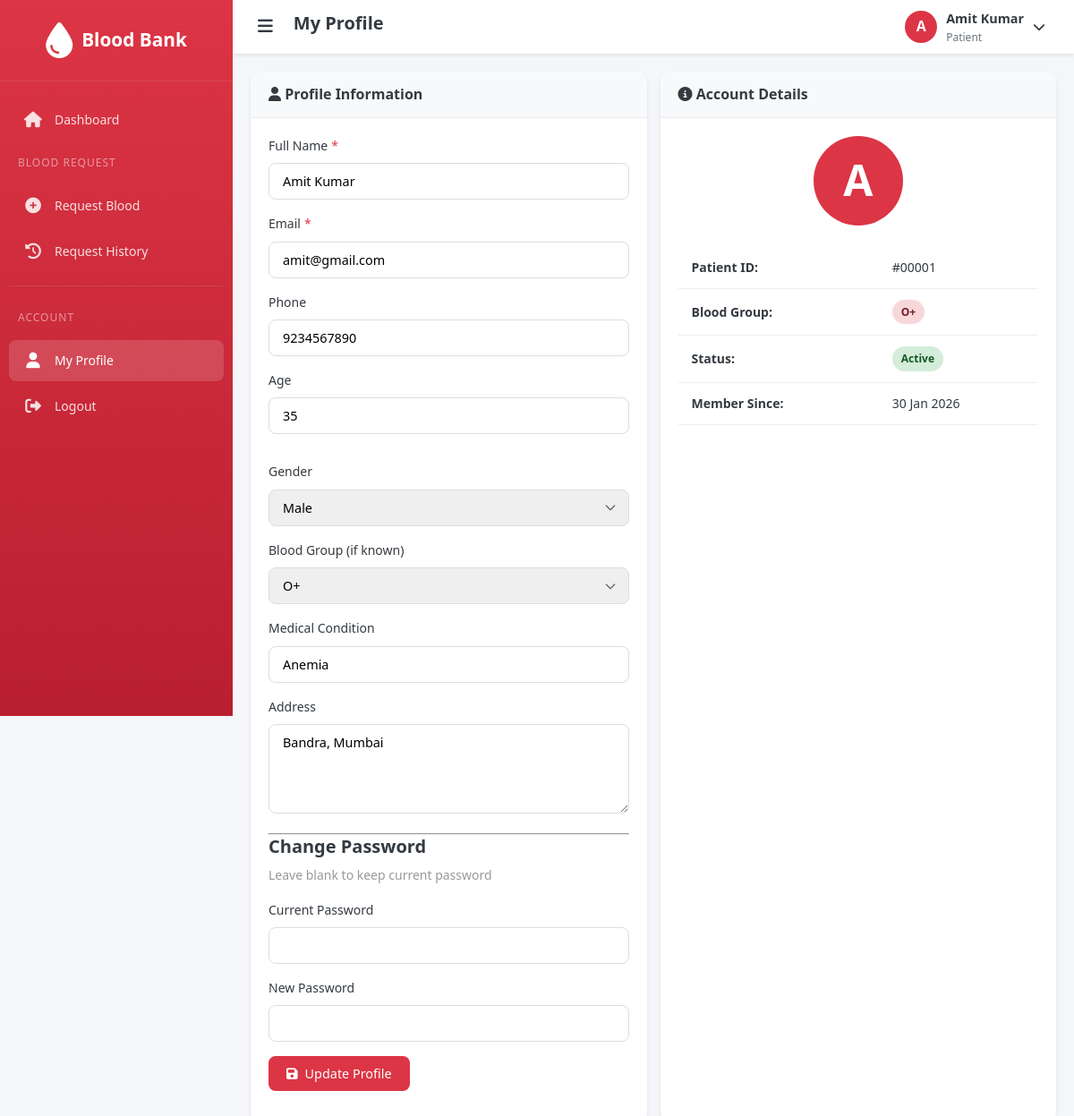
The page /patient/profile.php (signed in) on the database its author committed.
### tables this page shows
CREATE TABLE patient (
    id INT PRIMARY KEY AUTO_INCREMENT,
    user_id INT NOT NULL,
    blood_group_id INT,
    age INT,
    gender ENUM('Male', 'Female', 'Other'),
    address VARCHAR(255),
    disease VARCHAR(255),
    created_at TIMESTAMP DEFAULT CURRENT_TIMESTAMP,
    FOREIGN KEY (user_id) REFERENCES users(id) ON DELETE CASCADE,
    FOREIGN KEY (blood_group_id) REFERENCES blood_group(id) ON DELETE SET NULL
);

CREATE TABLE users (
    id INT PRIMARY KEY AUTO_INCREMENT,
    name VARCHAR(100) NOT NULL,
    email VARCHAR(100) UNIQUE NOT NULL,
    password VARCHAR(255) NOT NULL,
    phone VARCHAR(15),
    role ENUM('admin', 'bloodbank', 'donor', 'patient') NOT NULL,
    status ENUM('active', 'inactive', 'pending') DEFAULT 'active',
    created_at TIMESTAMP DEFAULT CURRENT_TIMESTAMP
);

CREATE TABLE blood_group (
    id INT PRIMARY KEY AUTO_INCREMENT,
    group_name VARCHAR(10) NOT NULL UNIQUE
);

### config/session.php (called while the page is built, shortened)
<?php
function getUserId() {
    return $_SESSION['user_id'] ?? null;
}
?>

### config/functions.php (called while the page is built, shortened)
<?php
require_once __DIR__ . '/database.php';
function getBloodGroups() {
    global $conn;
    $result = mysqli_query($conn, "SELECT * FROM blood_group ORDER BY group_name");
    return mysqli_fetch_all($result, MYSQLI_ASSOC);
}
function formatDate($date) {
    return date('d M Y', strtotime($date));
}
function getStatusBadge($status) {
    switch (strtolower($status)) {
        case 'approved':
        case 'active':
            return 'badge-success';
    }
}
function getPatientByUserId($userId) {
    global $conn;
    $userId = (int)$userId;
    $result = mysqli_query($conn, "SELECT p.*, u.name, u.email, u.phone, u.status, u.created_at, bg.group_name
                                   FROM patient p
                                   JOIN users u ON p.user_id = u.id
                                   LEFT JOIN blood_group bg ON p.blood_group_id = bg.id
                                   WHERE p.user_id = $userId");
    return mysqli_fetch_assoc($result);
}
?>

### patient/profile.php (the view, shortened to what this page needs)
<?php
require_once '../includes/header.php';
$bloodGroups = getBloodGroups();
require_once '../includes/patient_sidebar.php';
?>
<div class="form-row">
    <div class="card">
        <div class="card-header">
            <h3><i class="fas fa-user"></i> Profile Information</h3>
        </div>
        <div class="card-body">
            <form method="POST" action="" data-validate>
                <div class="form-group">
                    <label for="name" class="required">Full Name</label>
                    <input type="text" id="name" name="name" class="form-control" required
                           value="<?php echo htmlspecialchars($patientInfo['name'] ?? ''); ?>">
                </div>
                <div class="form-group">
                    <label for="email" class="required">Email</label>
                    <input type="email" id="email" name="email" class="form-control" required
                           value="<?php echo htmlspecialchars($patientInfo['email'] ?? ''); ?>">
                </div>
                <div class="form-group">
                    <label for="phone">Phone</label>
                    <input type="tel" id="phone" name="phone" class="form-control"
                           value="<?php echo htmlspecialchars($patientInfo['phone'] ?? ''); ?>">
                </div>
                <div class="form-row">
                    <div class="form-group">
                        <label for="age">Age</label>
                        <input type="number" id="age" name="age" class="form-control" min="1" max="120"
                               value="<?php echo $patientInfo['age'] ?? ''; ?>">
                    </div>
                    <div class="form-group">
                        <label for="gender">Gender</label>
                        <select id="gender" name="gender" class="form-control">
                            <option value="Male" <?php echo ($patientInfo['gender'] ?? '') === 'Male' ? 'selected' : ''; ?>>Male</option>
                        </select>
                    </div>
                </div>
                <div class="form-group">
                    <label for="blood_group_id">Blood Group (if known)</label>
                    <select id="blood_group_id" name="blood_group_id" class="form-control">
                        <?php foreach ($bloodGroups as $bg): ?>
                            <option value="<?php echo $bg['id']; ?>"
                                <?php echo ($patientInfo['blood_group_id'] ?? 0) == $bg['id'] ? 'selected' : ''; ?>>
                                <?php echo $bg['group_name']; ?>
                            </option>
                        <?php endforeach; ?>
                    </select>
                </div>
                <div class="form-group">
                    <label for="disease">Medical Condition</label>
                    <input type="text" id="disease" name="disease" class="form-control"
                           value="<?php echo htmlspecialchars($patientInfo['disease'] ?? ''); ?>"
                           placeholder="Any medical condition or disease">
                </div>
                <div class="form-group">
                    <label for="address">Address</label>
                    <textarea id="address" name="address" class="form-control" rows="2"><?php echo htmlspecialchars($patientInfo['address'] ?? ''); ?></textarea>
                </div>
                <hr>
                <h4>Change Password</h4>
                <p class="text-muted">Leave blank to keep current password</p>
                <div class="form-group">
                    <label for="current_password">Current Password</label>
                    <input type="password" id="current_password" name="current_password" class="form-control">
                </div>
                <div class="form-group">
                    <label for="new_password">New Password</label>
                    <input type="password" id="new_password" name="new_password" class="form-control">
                </div>
                <div class="form-group">
                    <button type="submit" class="btn btn-primary">
                        <i class="fas fa-save"></i> Update Profile
                    </button>
                </div>
            </form>
        </div>
    </div>
    <div class="card">
        <div class="card-header">
            <h3><i class="fas fa-info-circle"></i> Account Details</h3>
        </div>
        <div class="card-body">
            <div class="text-center mb-3">
                <div class="user-avatar" style="width: 100px; height: 100px; font-size: 3rem; margin: 0 auto;">
                    <?php echo strtoupper(substr($patientInfo['name'] ?? 'P', 0, 1)); ?>
                </div>
            </div>
            <table class="table">
                <tr>
                    <td><strong>Patient ID:</strong></td>
                    <td>#<?php echo str_pad($patientInfo['id'] ?? 0, 5, '0', STR_PAD_LEFT); ?></td>
                </tr>
                <tr>
                    <td><strong>Blood Group:</strong></td>
                    <td>
                        <?php if ($patientInfo['group_name'] ?? null): ?>
                            <span class="badge badge-danger"><?php echo $patientInfo['group_name']; ?></span>
                        <?php else: ?>
                            <span class="text-muted">Not specified</span>
                        <?php endif; ?>
                    </td>
                </tr>
                <tr>
                    <td><strong>Status:</strong></td>
                    <td><span class="badge <?php echo getStatusBadge($patientInfo['status'] ?? 'active'); ?>"><?php echo ucfirst($patientInfo['status'] ?? 'active'); ?></span></td>
                </tr>
                <tr>
                    <td><strong>Member Since:</strong></td>
                    <td><?php echo formatDate($patientInfo['created_at'] ?? date('Y-m-d')); ?></td>
                </tr>
            </table>
        </div>
    </div>
</div>
    </div>
</main>
<?php require_once '../includes/footer.php'; ?>

### assets/css/style.css (style rules this page uses)
:root { --primary-color: #dc3545; --primary-dark: #c82333; --primary-light: #f8d7da; --secondary-color: #6c757d; --success-color: #28a745; --warning-color: #ffc107; --danger-color: #dc3545; --info-color: #17a2b8; --light-color: #f8f9fa; --dark-color: #343a40; --white: #ffffff; --black: #000000; --sidebar-width: 260px; --header-height: 60px; --shadow-sm: 0 2px 4px rgba(0, 0, 0, 0.08); --shadow-md: 0 4px 12px rgba(0, 0, 0, 0.12); --shadow-lg: 0 8px 24px rgba(0, 0, 0, 0.16); --border-radius: 8px; --border-radius-lg: 12px; --transition: all 0.3s ease; --font-family: "Segoe UI", Tahoma, Geneva, Verdana, sans-serif; }
* { margin: 0; padding: 0; box-sizing: border-box; }
html { scroll-behavior: smooth; }
body { font-family: var(--font-family); font-size: 14px; line-height: 1.6; color: var(--dark-color); background-color: #f4f6f9; min-height: 100vh; }
h1, h2, h3, h4, h5, h6 { font-weight: 600; line-height: 1.3; margin-bottom: 0.5rem; }
h3 { font-size: 1.5rem; }
h4 { font-size: 1.25rem; }
p { margin-bottom: 1rem; }
.user-avatar { width: 36px; height: 36px; border-radius: 50%; background: var(--primary-color); color: var(--white); display: flex; align-items: center; justify-content: center; font-size: 1rem; font-weight: 600; }
.card { background: var(--white); border-radius: var(--border-radius-lg); box-shadow: var(--shadow-sm); margin-bottom: 20px; overflow: hidden; }
.card-header { padding: 15px 20px; border-bottom: 1px solid #eee; display: flex; align-items: center; justify-content: space-between; background: var(--light-color); }
.card-header h3 { font-size: 1rem; margin: 0; }
.card-body { padding: 20px; }
.table { width: 100%; border-collapse: collapse; margin-bottom: 1rem; }
.table th, .table td { padding: 12px 15px; text-align: left; border-bottom: 1px solid #eee; }
.form-group { margin-bottom: 1rem; }
.form-group label { display: block; margin-bottom: 0.5rem; font-weight: 500; color: var(--dark-color); }
.form-group label.required::after { content: "*"; color: var(--danger-color); margin-left: 4px; }
.form-control { width: 100%; padding: 10px 15px; font-size: 0.9rem; border: 1px solid #ddd; border-radius: var(--border-radius); transition: var(--transition); font-family: inherit; }
.form-control::placeholder { color: #aaa; }
select.form-control { cursor: pointer; appearance: none; background-repeat: no-repeat; background-position: right 12px center; background-size: 16px; padding-right: 40px; }
textarea.form-control { min-height: 100px; resize: vertical; }
.form-row { display: grid; grid-template-columns: repeat(auto-fit, minmax(250px, 1fr)); gap: 15px; }
.btn { display: inline-flex; align-items: center; justify-content: center; gap: 8px; padding: 10px 20px; font-size: 0.9rem; font-weight: 500; border: none; border-radius: var(--border-radius); cursor: pointer; transition: var(--transition); font-family: inherit; text-align: center; }
.btn-primary { background: var(--primary-color); color: var(--white); }
.badge { display: inline-flex; align-items: center; padding: 4px 10px; font-size: 0.75rem; font-weight: 600; border-radius: 20px; text-transform: capitalize; }
.badge-success { background: #d4edda; color: #155724; }
.badge-danger { background: #f8d7da; color: #721c24; }
.text-center { text-align: center; }
.text-muted { color: #999; }
.mb-3 { margin-bottom: 1.5rem; }

### rows shown on the page
patient: name "Amit Kumar", email "amit@gmail.com", phone "9234567890", age "35", gender "Male", blood_group_id "O+", disease "Anemia", address "Bandra, Mumbai", user.name "A", id "00001", blood_group.group_name "O+", user.status "Active"

### other values the page prints
$pageTitle "My Profile"
$userInitial "A"
getUserName() "Amit Kumar"
